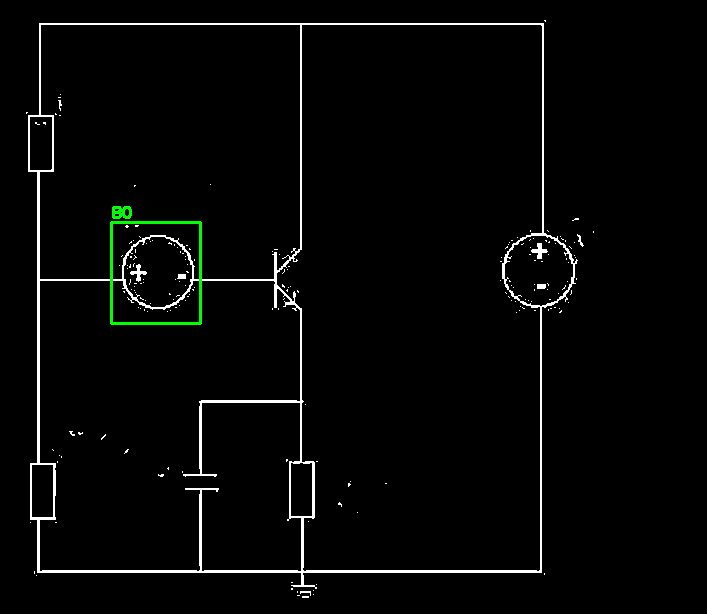
#> input picture schematics/circuit_connections.png, 707 x 614 px; its folder holds only this picture in this run
$ python -i png_proc.py   (imports and definitions only)   (older library calls are emulated)
#> lines starting #> are read from the running program, lines starting #| are printed output that depends on the picture; after the words box and inside, x2 and y2 are one past the last pixel; in counts of white or black regions, pixels touching at a corner belong together
#> further down, picture is the input picture: shape (614, 707, 3); mean B, G, R 6.1, 6.9, 6.1
import os
import cv2
import numpy as np
from pathlib import Path

PROJECT_DIR = "."

# [77 lines left out: functions calculate_noise_percentage, process_images_from_folder, not called in this run]

def process_image(image):
    # Make sure the image is grayscale
    if len(image.shape) == 3:
        gray = cv2.cvtColor(image, cv2.COLOR_BGR2GRAY)
    else:
        gray = image.copy()

    # CLAHE for contrast enhancement
    clahe = cv2.createCLAHE(clipLimit=2.5, tileGridSize=(8, 8))
    equalized_gray = clahe.apply(gray)

    # Noise reduction
    denoised_gray = cv2.fastNlMeansDenoising(equalized_gray, None, h=10, templateWindowSize=7, searchWindowSize=21)

    # Adaptive binarization
    binary = cv2.adaptiveThreshold(
        denoised_gray, 255, cv2.ADAPTIVE_THRESH_GAUSSIAN_C, cv2.THRESH_BINARY_INV, 11, 2
    )
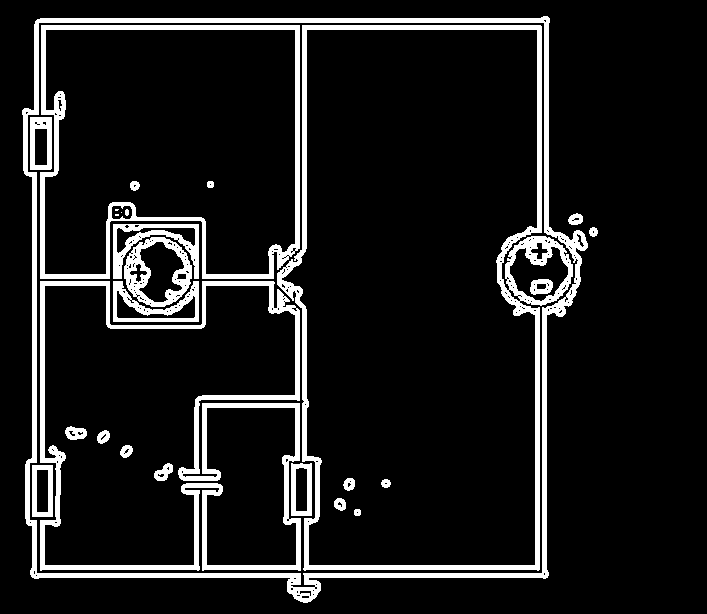
#> binary: shape (614, 707); 10.5% white; 27 white regions (3 under 20 px), largest, box (x1, y1, x2, y2) and area: (22, 16, 588, 603) 11995, (277, 25, 573, 571) 10190, (40, 281, 301, 571) 9351

    # Enhanced binarization with morphological operations
    kernel = np.ones((2, 2), np.uint8)
    enhanced_binary = cv2.morphologyEx(binary, cv2.MORPH_CLOSE, kernel)
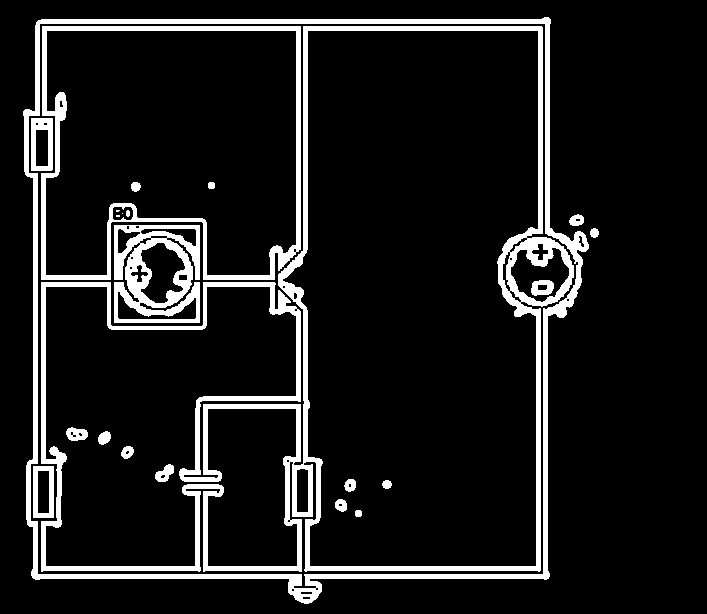
#> enhanced_binary: shape (614, 707); 10.7% white; 23 white regions (3 under 20 px), largest, box (x1, y1, x2, y2) and area: (41, 26, 574, 572) 20346, (23, 17, 589, 604) 12080, (41, 26, 301, 280) 6092

    # Sobel gradient - useful for text edge detection
    sobelx = cv2.Sobel(denoised_gray, cv2.CV_64F, 1, 0, ksize=3)
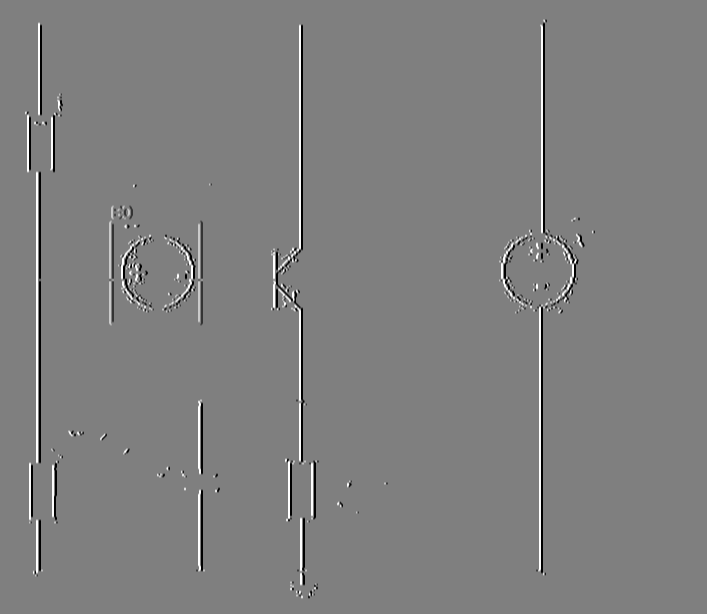
#> sobelx: shape (614, 707) float64; min -1008, max 1008, mean 0; drawn with min black and max white
    sobely = cv2.Sobel(denoised_gray, cv2.CV_64F, 0, 1, ksize=3)
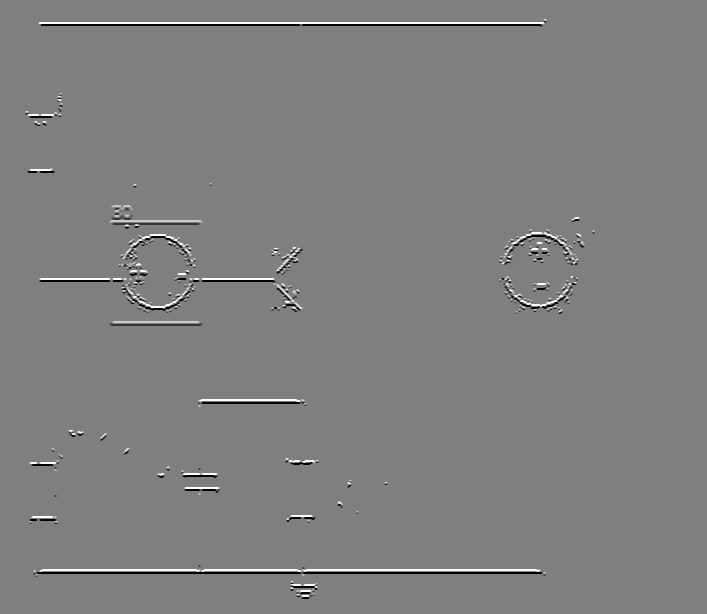
#> sobely: shape (614, 707) float64; min -1008, max 1008, mean 0; drawn with min black and max white
    sobel_combined = cv2.magnitude(sobelx, sobely)
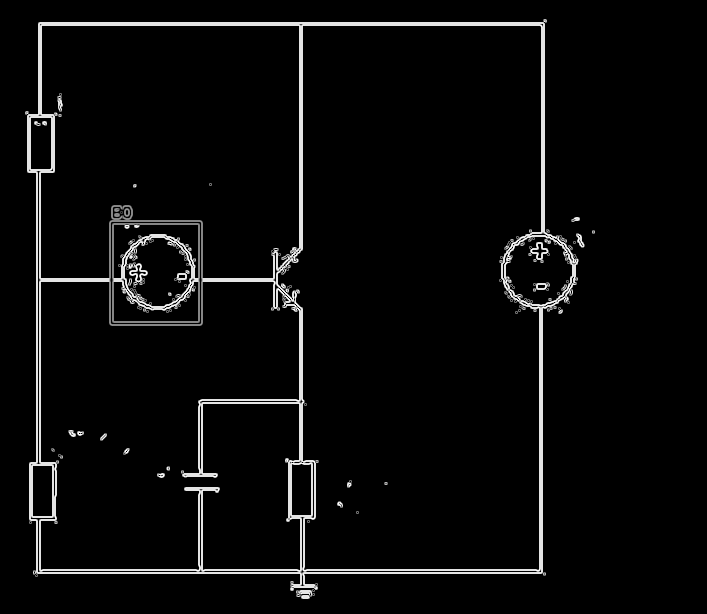
#> sobel_combined: shape (614, 707) float64; min 0, max 1127, mean 42.9; drawn with min black and max white
    sobel_edges = np.uint8(255 * sobel_combined / np.max(sobel_combined))

    return {
        "original": image,
        "gray": gray,
        "equalized_gray": equalized_gray,
        "denoised_gray": denoised_gray,
        "binary": binary,
        "enhanced_binary": enhanced_binary,
        "edges": sobel_edges
    }

# [123 lines left out: functions preprocessing_general, cut_out_blocks, not called in this run]

# [29 lines of commented-out code are left out]

>>> import cv2
>>> picture = cv2.imread('../circuit_connections.png')
>>> result = process_image(picture)
#> result = 7 items
